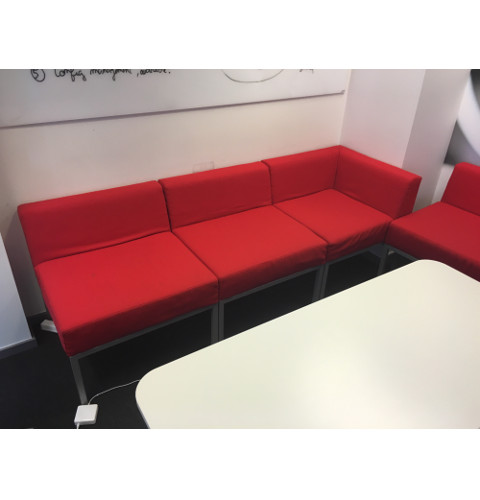
#> input picture test/test1_ss/25_758351074.jpg, 480 x 500 px, found by its file name
$ jupyter execute --allow-errors dev.ipynb   (shell and % lines are left out)   (older library calls are emulated)
#> lines starting #> are read from the running program, lines starting #| are printed output that depends on the picture
 The aim of this development is to solve the issue of duplicate ads because it has no gain for both buyers and sellers.
 In order to to do that, the chosen method is compare images from ads and conclude about duplication.

 In the development, it is assumed that images from same sellers are compared.

 No requirements have been made about processing time.

# -------------------------------------------------------------------------------------------

Could be interesting to first get labels of object of interest in both images, why not with yolo algorithm wich contains basics labels.
There are two goals :
- fastly know if images does deal with same category of objects
- obtaining coordinates of the object of interest in the images
If images deal with different OOI, then they are different.
If images deal with same OOI, the algorithm gives us coordinates for the bounding boxes of those objects.

The idea is to remove background or other elements containing in the images that will disrupt the comparison.

# -------------------------------------------------------------------------------------------

For the future of the development, we assume that images are dealing with same objects of interest.

1. basic metrics : calcul of error based on euclidean distance between matrices and structural similarity
2. idea around stereo vision
3. score between key points of both images : Better than picking 100 random points is picking 100 important points. Certain parts of an image have more information than others (particularly at edges and corners), and these are the ones you'll want to use for smart image matching.

An idea to explore could be around content recommendation because it provides similar content than the actual

[cell 1]
import sys
import json
import codecs
import glob
import time
import io
from PIL import Image, ImageEnhance, ImageOps
import cv2
import os
from skimage.measure import compare_ssim as ssim
import matplotlib.pyplot as plt
import numpy as np
import imageio
import imutils
import math

[cell 2]
#read image path
files = glob.glob("./data/test5/*")
#> (the rest of this cell did not finish here and is left out)

[cell 3]
### IMAGE PREPROCESSING ###

[cell 4]
#image rotation
files_tmp1 = list()
#> (the rest of this cell did not finish here and is left out)

[cell 5]
#https://towardsdatascience.com/computer-vision-for-beginners-part-4-64a8d9856208

[cell 6]
# Remove white band around images
# the aim of this part is to get an image full of information
# could be better to perform an object detection to find the object of interest and to remove the other elements
files_tmp2 = list()
for path_img in files_tmp1:
    img = cv2.imread(path_img)
    img = cv2.cvtColor(img, cv2.COLOR_BGR2RGB)
    #plt.imshow(img)
    # Blurring for removing the noise
    img_blur = cv2.bilateralFilter(img, d = 7, sigmaSpace = 75, sigmaColor =75)
    # Convert to grayscale
    img_gray = cv2.cvtColor(img_blur, cv2.COLOR_RGB2GRAY)
    # Apply the thresholding
    a = img_gray.max()
    #_, thresh = cv2.threshold(img_gray, a/2+60, a,cv2.THRESH_BINARY_INV)
    _, thresh = cv2.threshold(img_gray, a/2+120, a,cv2.THRESH_BINARY_INV)
    #plt.imshow(thresh, cmap = 'gray')
    _, contours, hierarchy = cv2.findContours(image = thresh, mode = cv2.RETR_TREE, method = cv2.CHAIN_APPROX_SIMPLE)
    # Sort the contours
    contours = sorted(contours, key = cv2.contourArea, reverse = True)
    # The first order of the contours
    c_0 = contours[0]
    # Get the 4 points of the bounding rectangle
    x, y, w, h = cv2.boundingRect(c_0)
    # Draw a straight rectangle with the points
    img_copy = img.copy()
    #img_box = cv2.rectangle(img_copy, (x, y), (x+w, y+h), color = (255, 0, 0), thickness = 2)
    #plt.imshow(img_box)
    # Crop image
    tmp_img = img_copy[y:y+h+1, x:x+w+1]
    #plt.imshow(tmp_img)
    path_img_crop = path_img.replace(extension,"_crop"+extension)
    im = Image.fromarray(tmp_img)
    im.save(path_img_crop)
    files_tmp2.append(path_img_crop)
files_tmp2

[cell 7]
#resize images to compare matrices of same shape. Size is chosen from largest picture
files_tmp3 = list()
#> (the rest of this cell did not finish here and is left out)

[cell 8]
file_list = files_tmp3

[cell 9]
### METRICS TO COMPARE IMAGES ###

#> (a cell that did not finish here is left out)

[cell 11]
fig, (ax1, ax2) = plt.subplots(nrows=1, ncols=2, constrained_layout=False, figsize=(16,9))
#> (the rest of this cell did not finish here and is left out)

[cell 12]
for p in file_list:
    plt.figure()
    pil_im = Image.open(p, 'r')
    plt.imshow(np.asarray(pil_im))

[cell 13]
# Basic metrics

[cell 14]
#https://www.pyimagesearch.com/2014/09/15/python-compare-two-images/

def is_exact(x, y):
    return (x == y).all()

# [14 lines left out: functions mse, compare_images, not called in this run]

#> (a cell that did not finish here is left out)

#> (a cell that did not finish here is left out)

[cell 17]
# [66 lines of commented-out code are left out]

[cell 18]
#https://stackoverflow.com/questions/843972/image-comparison-fast-algorithm

[cell 19]
#https://opencv-python-tutroals.readthedocs.io/en/latest/py_tutorials/py_feature2d/py_sift_intro/py_sift_intro.html

[cell 20]
# dev sift

[cell 21]
img = cv2.imread("./data/test1/25_758351074.jpg")
#> img is the input picture: shape (500, 480, 3); mean B, G, R 158.3, 159.6, 190.7
gray= cv2.cvtColor(img,cv2.COLOR_BGR2GRAY)
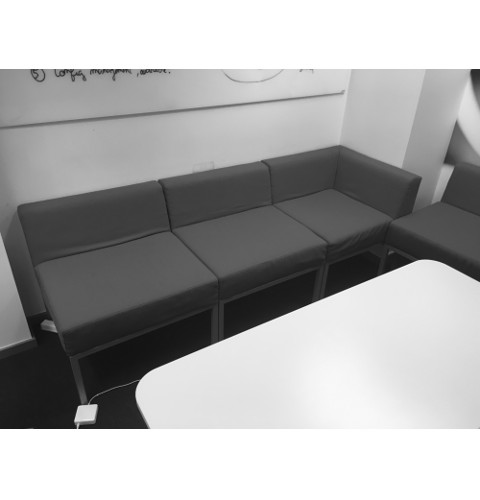
#> gray: shape (500, 480); min 11, max 255, mean 168.7

sift = cv2.xfeatures2d.SIFT_create()
kp = sift.detect(gray,None)
#> kp = 91 keypoints; strongest (x, y, size): (86, 412, 12.1), (84, 426, 5.6), (122, 414, 26.1), (136, 420, 14)

img=cv2.drawKeypoints(gray,kp,None,color=(0,255,0))

plt.imshow(img)

[cell 22]
#keypoints are founded on the entire image, could be a problem
print("Number of key points: {}".format(len(kp)))
#| Number of key points: 91


$ run again, with test/test1_ss/88_7139005155.jpg copied over test/test1_ss/25_758351074.jpg
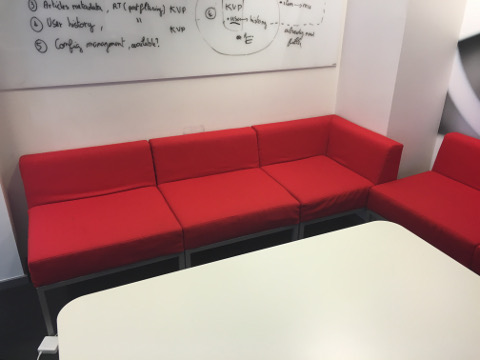
#> input picture test/test1_ss/88_7139005155.jpg, 480 x 360 px, found by its file name
#> img is the input picture: shape (360, 480, 3); mean B, G, R 133.9, 136.9, 173.5
#> `gray= cv2.cvtColor(img,cv2.COLOR_BGR2GRAY)`:
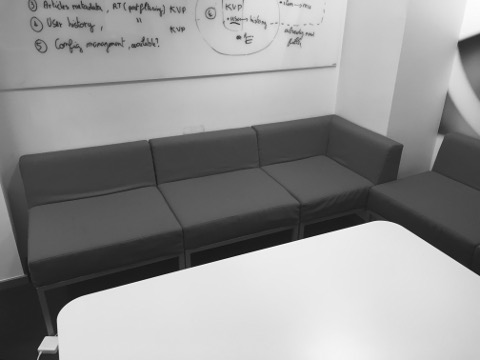
#> gray: shape (360, 480); min 14, max 254, mean 147.5
#> kp = 185 keypoints; strongest (x, y, size): (47, 344, 9.3), (55, 333, 4.4), (308, 180, 99.2), (381, 242, 34)
#> `img=cv2.drawKeypoints(gray,kp,None,color=(0,255,0))`:
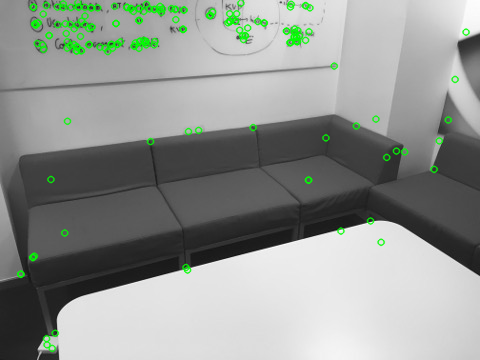
#> img: shape (360, 480, 3); mean of channels 0, 1, 2 145, 149.5, 145; drawn as B, G, R
#| Number of key points: 185
